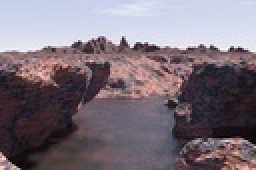
%> input picture lab2/step3-sift/landscape-a.jpg, 128 x 85 px, shrunk from 720 x 480 before the run (shown 2 times larger)
$ octave main1.m   (GNU Octave 9; MATLAB toolbox functions it lacks are replaced by stand-ins)
%> lines starting %> are read from the running program, lines starting %| are printed output that depends on the picture
%> further down, im is the input picture: size 85x128x3 uint8; mean R, G, B 124.1, 112.9, 123
### lab2/step3-sift/gaussian.m
function G=gaussian(sigma)
%> called with sigma = 0.7
dim=round(3*sigma);
for x=-3*dim:3*dim
    G(x+3*dim+1)=1/(sigma*sqrt(2*pi))*exp(-x*x/(2*(sigma)^2));
end
end

### lab2/step3-sift/ImageDerivatives.m
function F=ImageDerivatives(img , sigma , type)
G=gaussian(sigma);
Gd=gaussianDer(G,sigma);
if type=='xx'
    F=conv2(img, Gd, 'same');
    F=conv2(F, Gd, 'same');
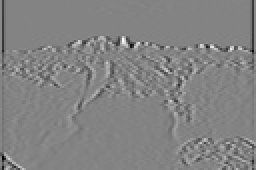
%> F: size 85x128 double (shown 2 times larger); min -36.68, max 34.33, mean -0.2; drawn with min black and max white
elseif type=='xy'
    F=conv2(img, Gd, 'same');
    F=conv2(F, Gd', 'same');
elseif type==('yx')
    F=conv2(img, Gd', 'same');
    F=conv2(F, Gd, 'same');
elseif type==('yy')
    F=conv2(img, Gd, 'same');
    F=conv2(F, Gd', 'same');
elseif type==('x')
    F=conv2(img, Gd, 'same');
elseif type==('y')
    F=conv2(img, Gd', 'same');
end
end

### lab2/step3-sift/harris.m
function [r, c] = harris(im, sigma)
% inputs:
% im: double grayscale image
% sigma: integration-scale
% outputs:  The row and column of each point is returned in r and c
% figure(1)
% subplot(221)
% imshow(im,[])
% This function finds Harris corners at integration-scale sigma.
% The derivative-scale is chosen automatically as gamma*sigma

gamma = 0.7; % The derivative-scale is gamma times the integration scale
derivative_scale=gamma*sigma;
% Calculate Gaussian Derivatives at derivative-scale
% Hint: use your previously implemented function in assignment 1
Ix =  ImageDerivatives(im , derivative_scale , 'x'); % partial derivative with respect to x
Iy =  ImageDerivatives(im , derivative_scale , 'y');
%> call 2 of ImageDerivatives, with sigma = 0.7, type = 'y'
%> in ImageDerivatives (call 2), `F=conv2(F, Gd', 'same');`:
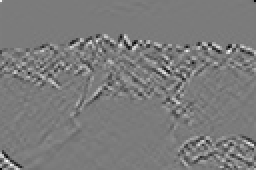
%> F: size 85x128 double (shown 2 times larger); min -22.47, max 23.93, mean 0; drawn with min black and max white
% Allocate an 3-channel image to hold the 3 parameters for each pixel
M = zeros(size(Ix,1), size(Ix,2), 3);

% Calculate M for each pixel
M(:,:,1) = Ix.*Ix;
M(:,:,2) = Ix.*Iy;
M(:,:,3) = Iy.*Iy;

% Smooth M with a gaussian at the integration scale sigma.
M = imfilter(M, fspecial('gaussian', ceil(sigma*6+1), sigma), 'replicate', 'same');
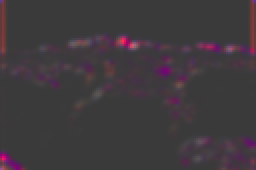
%> M: size 85x128x3 double (shown 2 times larger); mean R, G, B 15.7, -1, 9.8; drawn with min black and max white
%The output array is the same size as the input  array.
% 'replicate'  Input array values outside the bounds of the array
% are assumed to equal the nearest array border value.

% Compute the cornerness R
[m, n]=size(Ix);
%> m = 85; n = 128
k=0.05;
for i=1:m
    for j=1:n
        m=[M(i,j,1), M(i,j,2); M(i,j,2), M(i,j,3)];
        t(i,j) = trace(m);
        d(i,j)= det(m);
        R(i,j)= d(i,j)-k*t(i,j).^2;
    end
end
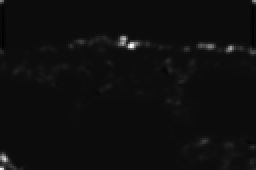
%> R: size 85x128 double (shown 2 times larger); min -1812.2, max 33845.3, mean 312.3; drawn with min black and max white
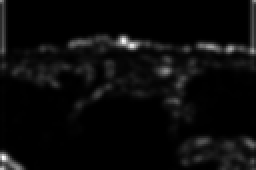
%> t: size 85x128 double (shown 2 times larger); min 4.68e-07, max 597.5, mean 25.5; drawn with min black and max white
% subplot(222)
% imshow(R)

% Set the threshold
threshold = 0.01*max(max(R));
%> threshold = 338.5

% Find local maxima
% Dilation will alter every pixel except local maxima in a 3x3 square area.
% Also checks if R is above threshold
R = ((R>threshold) & ((imdilate(R, strel('square', 3))==R))) ; %.* sigma;
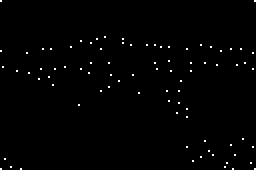
%> R: size 85x128 logical (shown 2 times larger); 0.77% white in thin lines or dots

% Display corners
% subplot(223)
% imshow(R,[])

% Return the coordinates
[r,c] = find(R==1);
%> r = 84 values from 1 to 85; c = 84 values from 1 to 128
% [4 lines of commented-out code are left out]

end

### lab2/step3-sift/harris_scale.m
function [rows, cols, sigmas] = harris_scale(im, mode)
% Scale invariant implementation of harris detector
% Uses Laplacian to detect corners on multiple scales
% mode can be either LoG or DoG.
    if nargin < 2
        mode = 'LoG';
    end
    sigma_array = 1 * 1.2 .^ (0:12);% scale space construct
    numScales = size(sigma_array, 2);

    corners = zeros(0, 3); % Rows, corners, scale_num
    %start index is 0 because of the iteration step end+1
    L = zeros(size(im,1), size(im,2), numScales); % LoG or DoG images

    % Compute corners and Laplacian at each scale
    for i=1:numScales
        sigma = sigma_array(i);
        [r,c] = harris(im, sigma);% find the coners in each level
%> r = 84 values, max 85 at index 3, min 1 at index 1, mean 43.17; c = 84 values from 1 to 128
        num_corners = size(r, 1);
%> num_corners = 84
        corners(end+1:end+num_corners,:) = [r,c,ones(num_corners, 1)*i];
        % the coners will be stored together, columns:r,c,ones*i(represent the level number)
        % Calculate the scale-normalized LoG
        if mode == 'LoG'
            L(:,:,i) = imfilter(im, sigma^2 * fspecial('log', 2*ceil(3*sigma)+1, sigma), 'replicate', 'same');
        end
    end

    if mode == 'DoG'
        L = DoG(im, sigma_array(1), numScales, sqrt(2));%DoG only has one octave
    end
    % then from several LoGs we are going to find maximum within levels
    num_corners = size(corners,1);
%> num_corners = 420
    % compute the number of corners in all levels
    lpts = 0; % Number of points that are LoG maxima
    for i = 1:num_corners

        r = corners(i, 1);% the index of a corner
        c = corners(i, 2);
        s = corners(i, 3);% store the scale

        % Check if we're at an extremum LoG value in scale
        if s > 1 && s < numScales % compare with the neighbours above and below the current image
            if L(r,c,s)<= L(r,c,s-1) && L(r,c,s) >= L(r,c,s+1) % 1 by 3 search window
                % the corresponding pixel value in the laplacian image
                continue
                % Pass control to the next iteration of FOR or WHILE loop
            end
            if L(r,c,s) >= L(r,c,s-1) && L(r,c,s) <= L(r,c,s+1)
                continue
            end
        else
            continue %only have one neighbour-->give up comparison
        end

        % Add the point
        lpts = lpts+1;
        rows(lpts) = r;
        cols(lpts) = c;
        sigmas(lpts) = s;
    end
%> this loop made 420 passes
%> (r, c) on passes 1 to 3: (1, 1), (26, 1), (85, 1)
%> after the loop, cols = [84 85 62 85 64 11 12 4 87]; lpts = 9; rows = [45 51 22 35 22 85 85 1 34]; sigmas = [2 2 3 3 4 6 8 12 12]
    % Return actual scale values, not the indices
    sigmas = sigma_array(sigmas); % find the corresponding sigma value
%> sigmas = [1.2 1.2 1.44 1.44 1.73 2.49 3.58 7.43 7.43]

end

### lab2/step3-sift/gaussianDer.m
function Gd =gaussianDer(G, sigma)
dim=round(3*sigma);
x=-3*dim:3*dim;
Gd=(-x/sigma).*G;
 end

### lab2/step3-sift/main1.m
close all
clc
clear all
im=imread('landscape-a.jpg');
im=rgb2gray(im);
sigma=10;
[r, c]=harris_scale(im);
%> r = [45 51 22 35 22 85 85 1 34]; c = [84 85 62 85 64 11 12 4 87]
%% show the corners
imshow(im)
hold on
scatter(c, r,'r.')
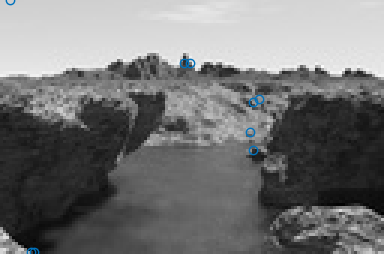
%> figure redrawn from the program's plot data; shown 3 times larger
%% build descriptors
